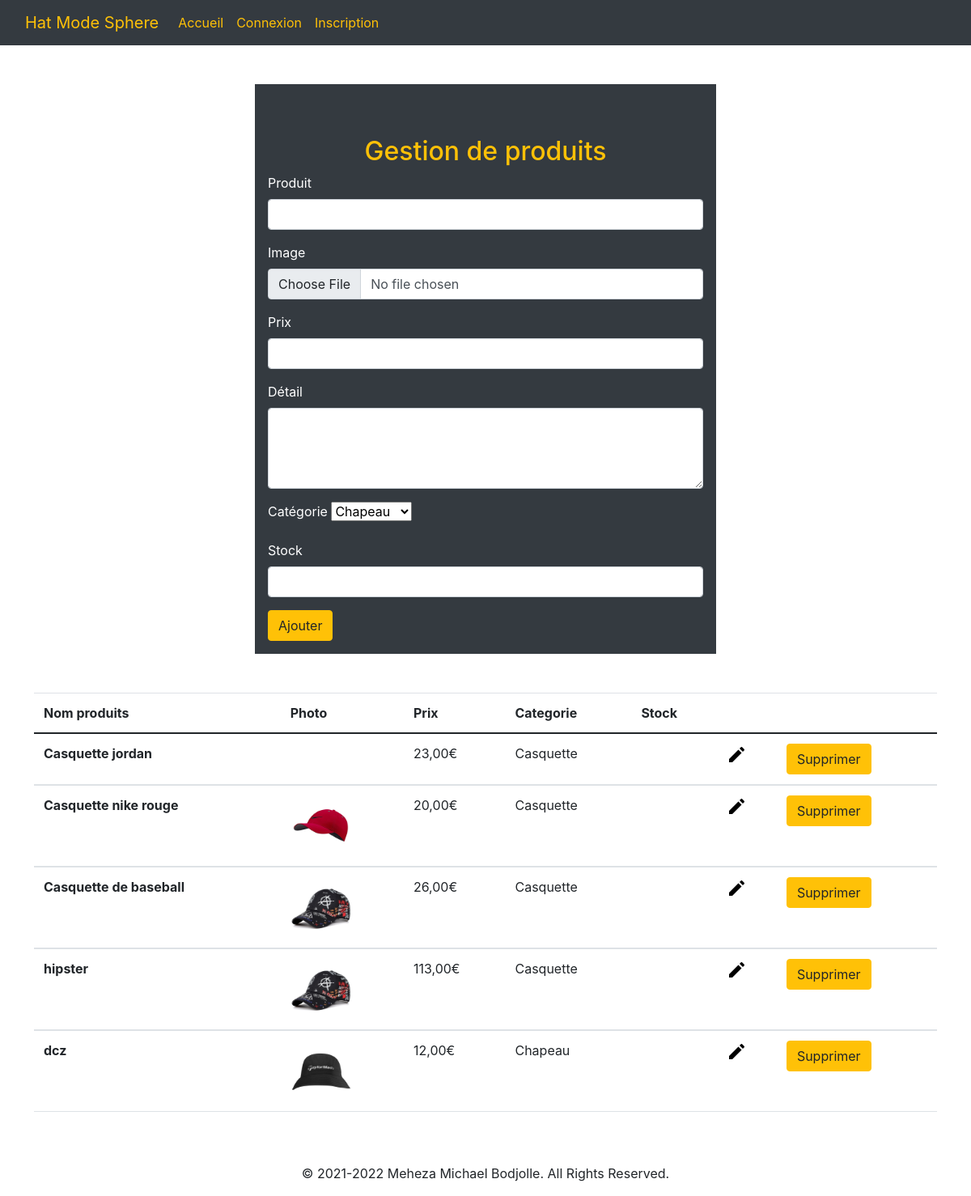
Page /gestionproduit.php on the committed database.
### tables this page shows
CREATE TABLE IF NOT EXISTS `produits` (
  `id` int(11) NOT NULL AUTO_INCREMENT,
  `nom_produit` varchar(255) NOT NULL,
  `images` varchar(255) NOT NULL,
  `prix` int(11) NOT NULL,
  `detail` text NOT NULL,
  `categorie_id` int(11) NOT NULL,
  PRIMARY KEY (`id`),
  UNIQUE KEY `product_name` (`nom_produit`)
);

CREATE TABLE IF NOT EXISTS `categorie` (
  `id` int(11) NOT NULL AUTO_INCREMENT,
  `nom` varchar(255) NOT NULL,
  `affichage_order` int(11) NOT NULL,
  PRIMARY KEY (`id`)
);

### class/class_produit.php (called while the page is built, shortened)
<?php
class Produits
{
    private $bdd;
    public function __construct($bdd)
    {
        $this->bdd = $bdd;
    }
    public function getCategories()
    {
        $connexionbdd = $this->bdd->connectDb();
        $query = $connexionbdd->prepare("SELECT * FROM `categorie` ORDER BY affichage_order");
        $query->execute();
        return $query->fetchAll(PDO::FETCH_ASSOC);
    }
}

### gestionproduit.php (the view, shortened to what this page needs)
<!DOCTYPE html>
<htmL>
<head>
    <link href="https://cdn.jsdelivr.net/npm/bootstrap@5.0.0-beta2/dist/css/bootstrap.min.css" rel="stylesheet">
    <link rel="stylesheet" href="https://stackpath.bootstrapcdn.com/bootstrap/4.5.2/css/bootstrap.min.css">
    <link rel="stylesheet" type="text/css" href="css/bootstrap2.css">
    <link rel="stylesheet" type="text/css" href="css/style.css">
</head>
<body>
    <header>
        <?php include("header.php");
        $results = $prod->getCategories();
        ?>
    </header>
    <main>
        <div class="container">
            <div class="row d-flex justify-content-center  col-md-lg-xs-8  ">
                <form method="post" action="" class="w-50 p-3 mt-5  bg-dark text-white">
                    <h2 class="panel-titles text-center mt-5 text-warning ">Gestion de produits </h2>
                    <div class="mb-3">
                        <label class="form-label">Produit</label>
                        <input type="nom_produit" name="nom_produit" class="form-control">
                    </div>
                    <div class="mb-3">
                        <label class="form-label">Image</label>
                        <input type="file" name="images" class="form-control" />
                    </div>
                    <div class="mb-3">
                        <label class="form-label">Prix</label>
                        <input type="number" name="prix" class="form-control" />
                    </div>
                    <div class="mb-3">
                        <label class="form-label">Détail</label>
                        <textarea name="detail" class="form-control" id="floatingTextarea2" style="height: 100px"></textarea>
                    </div>
                    <div class="mb-3">
                        <label for="exampleInputPassword1" class="form-label">Catégorie</label>
                        <select name="categorie_id">
                            <?php foreach ($results as $result) {  ?>
                                <option value="<?= $result['id'] ?>"> <?= $result['nom'] ?> </option>
                            <?php } ?>
                        </select>
                    </div>
                    <div class="mb-3">
                        <label class="form-label">Stock</label>
                        <input type="number" name="stock" class="form-control">
                    </div>
                    <button type="submit" name="submit" class="btn btn-warning">Ajouter</button>
                </form>
                <?php
                $connexionbdd = $bdd->connectDb();
                $query = $connexionbdd->prepare("SELECT *, produits.id as produit_id, categorie.id as categorie_id FROM produits INNER JOIN categorie  ON  produits.categorie_id = categorie.id");
                $query->execute();
                $results = $query->fetchAll(PDO::FETCH_ASSOC);
                ?>
                <div class="row mt-5">
                    <table class="table ">
                        <thead>
                            <tr>
                                <th scope="col">Nom produits</th>
                                <th scope="col">Photo</th>
                                <th scope="col">Prix</th>
                                <th scope="col">Categorie</th>
                                <th scope="col">Stock</th>
                                <th scope="col"></th>
                                <th scope="col"></th>
                            </tr>
                        </thead>
                        <?php foreach ($results as $info) {  ?>
                            <tbody>
                                <tr>
                                    <th scope="row"><?= $info['nom_produit'] ?>
                                    </th>
                                    <td> <img src="images/<?= $info['images'] ?>" height="75" alt="">
                                    </td>
                                    <td><?= number_format($info['prix'], 2, ',', ' ') ?>€
                                    </td>
                                    <td><?= $info['nom'] ?>
                                    </td>
                                    <td><?= $info['stock'] ?>
                                    </td>
                                    <td><a href="reediter.php?produit_id=<?= $info['produit_id'] ?>"><img src="images/icons8-modifier-24.png" alt=""></a></td>
                                    <form method="POST" action="#">
                                        <td><button type="submit" name="supprimer" value="supprimer" class="btn btn-warning">Supprimer</button>
                                        </td>
                                    </form>
                                </tr>
                            <?php   } ?>
                            </tbody>
                    </table>
                </div>
            </div>
        </div>
    </main>
    <footer>
        <?php include("footer.php"); ?>
    </footer>
</body>
</html>

### css/style.css (style rules this page uses)
* { margin: 0; padding: 0; }

### rows in the picture
produits: nom_produit "Casquette jordan", prix "23,00", categorie.nom "Casquette"
produits: nom_produit "Casquette nike rouge", images (picture), prix "20,00", categorie.nom "Casquette"
produits: nom_produit "Casquette de baseball", images (picture), prix "26,00", categorie.nom "Casquette"
produits: nom_produit "hipster", images (picture), prix "113,00", categorie.nom "Casquette"
produits: nom_produit "dcz", images (picture), prix "12,00", categorie.nom "Chapeau"

### other values in the picture
form field categorie_id "Chapeau"
